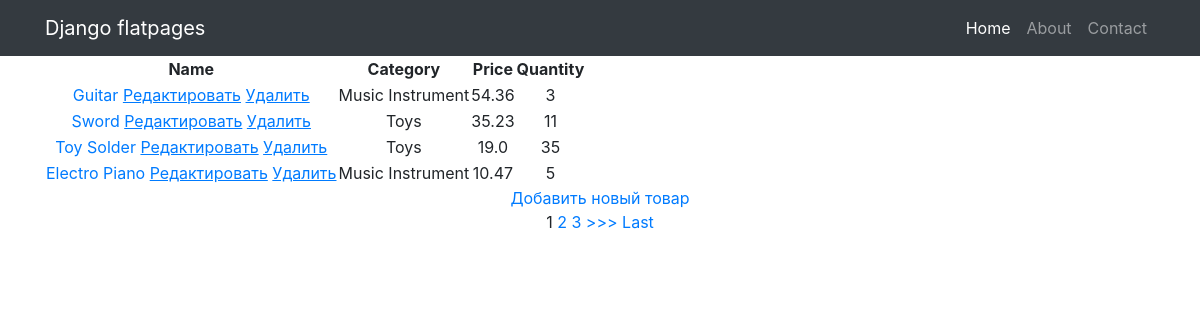
Screenshot of /products/ with the database file from the repository.
### simpleapp/models.py (models this page shows, shortened)
class Product(models.Model):
    name = models.CharField(max_length=200)
    price = models.FloatField(validators=[MinValueValidator(0.0, 'Price should be >= 0.0')])
    quantity = models.IntegerField(validators=[MinValueValidator(0, 'Quantity should be >= 0')])
    category = models.ForeignKey('Category', on_delete=models.CASCADE)

class Category(models.Model):
    name = models.CharField(max_length=200)

### simpleapp/views.py (the view)
# urls.py: path('', Products.as_view()),
class Products(ListView):
    model = Product
    template_name = 'products.html'
    context_object_name = 'products'
    ordering = ['-price']
    paginate_by = 1
    def get_context_data(self, **kwargs):
        context = super().get_context_data(**kwargs)
        context['filter'] = ProductFilter(self.request.GET, queryset=self.get_queryset())
        return context

### templates/products.html (shortened to what this page needs)
{% extends 'flatpages/default.html' %}
{% block content %}
<table>
    <thead>
        <th>
            Name
        </th>
        <th>
            Category
        </th>
        <th>
            Price
        </th>
        <th>
            Quantity
        </th>
    </thead>
    {% for product in filter.qs %}
    <tr>
        <td>
            <a href="{% url 'product_detail' product.id %}">{{ product.name|title }}</a>
            <a href="{% url 'product_update' product.id %}"><u>Редактировать</u></a>
            <a href="{% url 'product_delete' product.id %}"><u> Удалить </u></a>
        </td>
        <td>
            {{ product.category.name|title }}
        </td>
        <td>
            {{ product.price }}
        </td>
        <td>
            {{ product.quantity }}
        </td>
    </tr>
    {% endfor %}
</table>
<a href="{% url 'product_create' %}">Добавить новый товар</a> <br>
{% if is_paginated %}
    {% for num in page_obj.paginator.page_range %}
        {% if page_obj.number == num %}
            <a>{{ num }}</a>
        {% elif num > page_obj.number|add:'-3' and num < page_obj.number|add:'3' %}
            <a href="?page={{ num }}">{{ num }}</a>
        {% endif %}
    {% endfor %}
    {% if page_obj.has_next %}
        <a href="?page={{ page_obj.next_page_number }}">>>></a>
        <a href="?page={{ page_obj.paginator.num_pages }}">Last</a>
    {% endif %}
{% endif %}
<br>
{% endblock content %}

### templates/flatpages/default.html (shortened to what this page needs)
{% load static %}
<!DOCTYPE html>
<html lang="en">
<head>
  <link href="{% static 'vendor/bootstrap/css/bootstrap.min.css' %}" rel="stylesheet">
</head>
<body>
  <nav class="navbar navbar-expand-lg navbar-dark bg-dark static-top">
    <div class="container">
      <a class="navbar-brand" href="#">Django flatpages</a>
      <div class="collapse navbar-collapse" id="navbarResponsive">
        <ul class="navbar-nav ml-auto">
          <li class="nav-item active">
            <a class="nav-link" href="#">Home
            </a>
          </li>
          <li class="nav-item">
            <a class="nav-link" href="/about/">About</a>
          </li>
          <li class="nav-item">
            <a class="nav-link" href="/contacts/">Contact</a>
          </li>
        </ul>
      </div>
    </div>
  </nav>
  <div class="container">
    <div class="row">
      <div class="col-lg-12 text-center">
       {% block content %}{% endblock content %}
      </div>
    </div>
  </div>
</body>
</html>

### rows the page displays
Product: name "Guitar", category.name "Music Instrument", price "54.36", quantity "3"
Product: name "Sword", category.name "Toys", price "35.23", quantity "11"
Product: name "Toy Solder", category.name "Toys", price "19.0", quantity "35"
Product: name "Electro Piano", category.name "Music Instrument", price "10.47", quantity "5"

### other values shown
{{ num }} "1"
{{ num }} "2" "3"
